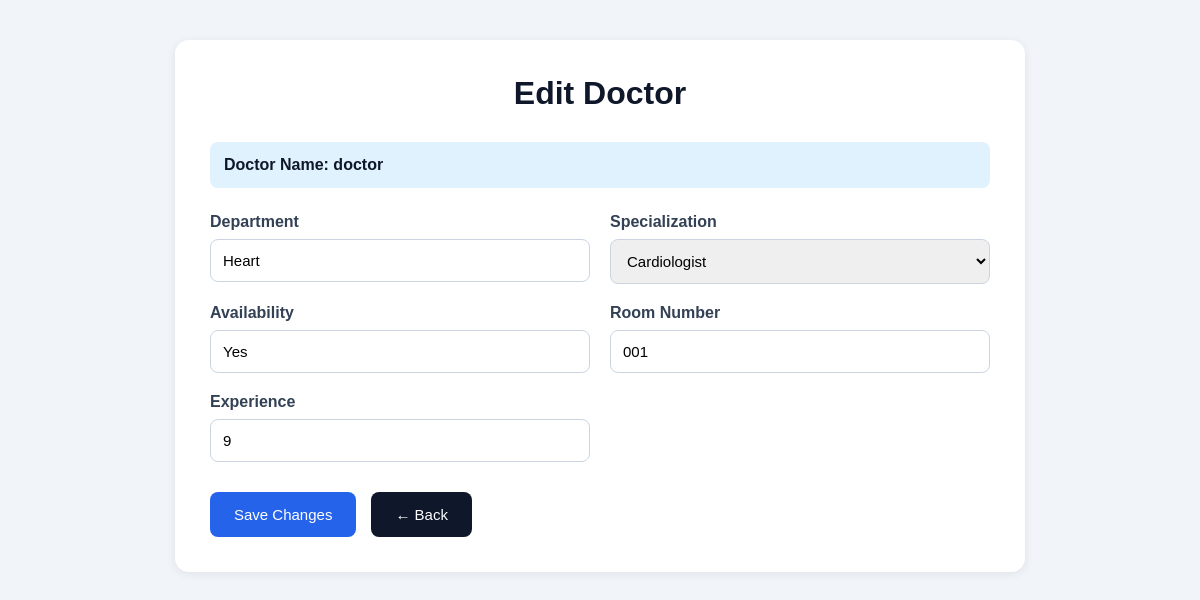
Screenshot of /edit_doctor/1 (signed in) with the database file from the repository.
### tables this page shows
CREATE TABLE doctors (
            id INTEGER PRIMARY KEY AUTOINCREMENT,
            doctor_id TEXT UNIQUE,
            doctor_name TEXT,
            department TEXT,
            specialization TEXT,
            phone TEXT,
            email TEXT,
            availability TEXT,
            room_number TEXT,
            experience TEXT,
            joining_date TEXT
        );

### app.py (the view)
@app.route('/edit_doctor/<int:id>')
@role_required('Admin')
def edit_doctor(id):
    conn = sqlite3.connect(DATABASE)
    conn.row_factory = sqlite3.Row
    cursor = conn.cursor()
    cursor.execute("""
        SELECT *
        FROM doctors
        WHERE id=?
    """, (id,))
    doctor = cursor.fetchone()
    conn.close()
    return render_template(
        'edit_doctor.html',
        doctor=doctor
    )

### app.py (called while the page is built)
def role_required(required_role):
    def decorator(f):
        @wraps(f)
        def decorated_function(*args, **kwargs):
            if 'user' not in session:
                flash('Please Login First')
                return redirect(url_for('login'))
            if session.get('role') != required_role:
                flash('Unauthorized Access')
                return redirect(url_for('login'))
            return f(*args, **kwargs)
        return decorated_function
    return decorator

### hospital_management_system/templates/edit_doctor.html (shortened to what this page needs)
<!DOCTYPE html>
<html lang="en">
<head>
</head>
<body>
    <div class="container">
        <div class="card">
            <h1>Edit Doctor</h1>
            <div class="doctor-name">
                Doctor Name:
                {{ doctor['doctor_name'] }}
            </div>
            <form action="{{ url_for(
                    'update_doctor',
                    id=doctor['id']
                ) }}"
                  method="POST">
                <div class="form-grid">
                    <div>
                        <label>Department</label>
                        <input type="text"
                               name="department"
                               value="{{ doctor['department'] }}">
                    </div>
                    <div>
                        <label>Specialization</label>
                        <select name="specialization">
                            <option value="Cardiologist"
                            {% if doctor['specialization']=='Cardiologist' %}
                            selected
                            {% endif %}>
                            Cardiologist
                            </option>
                        </select>
                    </div>
                    <div>
                        <label>Availability</label>
                        <input type="text"
                               name="availability"
                               value="{{ doctor['availability'] }}">
                    </div>
                    <div>
                        <label>Room Number</label>
                        <input type="text"
                               name="room_number"
                               value="{{ doctor['room_number'] }}">
                    </div>
                    <div>
                        <label>Experience</label>
                        <input type="text"
                               name="experience"
                               value="{{ doctor['experience'] }}">
                    </div>
                </div>
                <div class="buttons">
                    <button type="submit">
                        Save Changes
                    </button>
                    <a href="{{ url_for('doctor_dashboard') }}"
                       class="back-btn">
                        ← Back
                    </a>
                </div>
            </form>
        </div>
    </div>
</body>
</html>

### hospital_management_system/templates/edit_doctor.html (style rules this page uses)
* { margin:0; padding:0; box-sizing:border-box; font-family:Arial; }
body { background:#f1f5f9; padding:40px; }
.container { max-width:850px; margin:auto; }
.card { background:white; padding:35px; border-radius:14px; box-shadow:0 2px 10px rgba(0,0,0,0.08); }
h1 { color:#0f172a; margin-bottom:30px; text-align:center; }
.doctor-name { background:#e0f2fe; padding:14px; border-radius:8px; margin-bottom:25px; color:#0f172a; font-weight:bold; }
.form-grid { display:grid; grid-template-columns:repeat(auto-fit,minmax(300px,1fr)); gap:20px; }
label { display:block; margin-bottom:8px; font-weight:bold; color:#334155; }
input, select { width:100%; padding:12px; border:1px solid #cbd5e1; border-radius:8px; font-size:15px; }
.buttons { margin-top:30px; display:flex; gap:15px; }
button, .back-btn { border:none; padding:14px 24px; border-radius:8px; cursor:pointer; text-decoration:none; color:white; font-size:15px; display:inline-block; }
button { background:#2563eb; }
.back-btn { display:inline-block; background:#0f172a; color:white; padding:14px 24px; border-radius:8px; text-decoration:none; transition:0.3s; }

### rows the page displays
doctors: doctor_name "doctor", department "Heart", specialization "Cardiologist", availability "Yes", room_number "001", experience "9"
